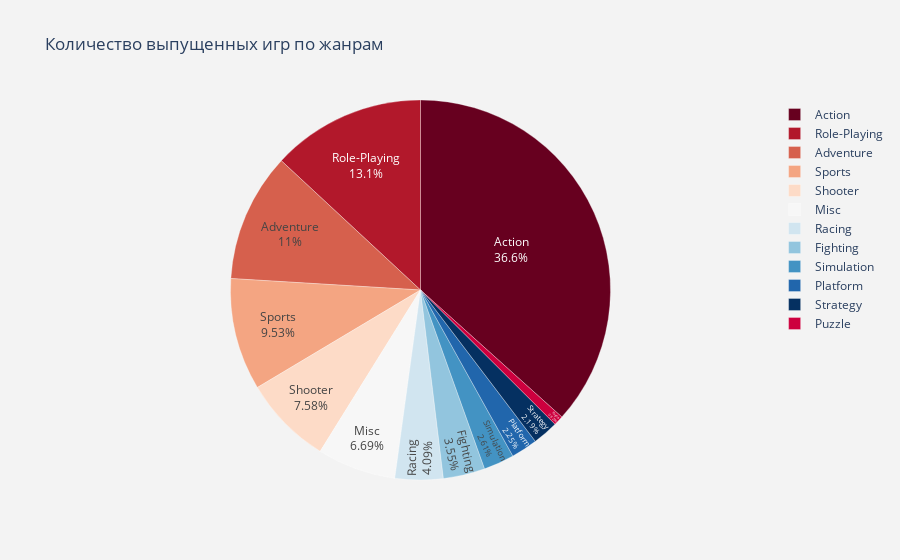

Notebook source saved alongside this figure:
### Code cell
# Рассмотрим распределение количества игр по жанрам
fig = px.pie(data_genre, 
             values ='count', 
             names = ['Action', 'Adventure', 'Fighting', 'Misc', 'Platform', 'Puzzle',
                      'Racing', 'Role-Playing', 'Shooter', 'Simulation', 'Sports', 'Strategy'], 
             color_discrete_sequence=px.colors.sequential.RdBu,
             title ='Количество выпущенных игр по жанрам',
            )
fig.update_traces(textposition='inside', 
                  textinfo='percent+label',
                  marker=dict(line=dict(color='white', width=.3))
                 )

fig.update_layout(paper_bgcolor='rgb(243, 243, 243)',
                  plot_bgcolor='rgb(243, 243, 243)')

fig.show()

### Figure 1 — Plotly figure (JSON) as saved in the notebook; plotly's stock layout.template omitted (floating-point values rounded to 4 significant figures)
{"data": [{"domain": {"x": [0, 1], "y": [0, 1]}, "hovertemplate": "label=%{label}<br>count=%{value}<extra></extra>", "labels": ["Action", "Adventure", "Fighting", "Misc", "Platform", "Puzzle", "Racing", "Role-Playing", "Shooter", "Simulation", "Sports", "Strategy"], "legendgroup": "", "marker": {"line": {"color": "white", "width": 0.3}}, "name": "", "showlegend": true, "textinfo": "percent+label", "textposition": "inside", "type": "pie", "values": [619, 185, 60, 113, 38, 14, 69, 221, 128, 44, 161, 37]}], "layout": {"legend": {"tracegroupgap": 0}, "paper_bgcolor": "rgb(243, 243, 243)", "piecolorway": ["rgb(103,0,31)", "rgb(178,24,43)", "rgb(214,96,77)", "rgb(244,165,130)", "rgb(253,219,199)", "rgb(247,247,247)", "rgb(209,229,240)", "rgb(146,197,222)", "rgb(67,147,195)", "rgb(33,102,172)", "rgb(5,48,97)"], "plot_bgcolor": "rgb(243, 243, 243)", "title": {"text": "Количество выпущенных игр по жанрам"}}}
